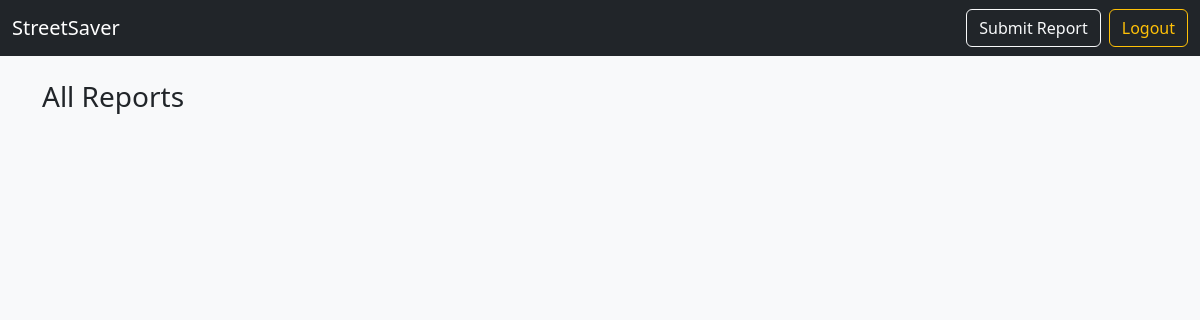
Page / (signed in) on the earlier database version.
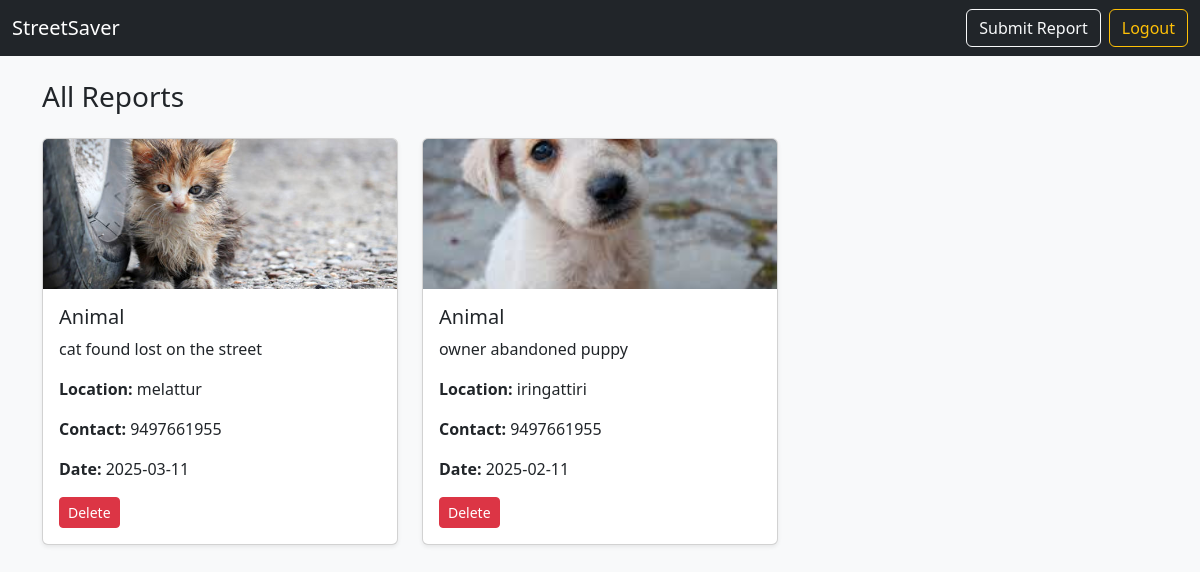
Same page on the later database version.
### app.py (models this page shows)
class Report(db.Model):
    id = db.Column(db.Integer, primary_key=True)
    category = db.Column(db.String(100))
    description = db.Column(db.Text)
    location = db.Column(db.String(200))
    contact = db.Column(db.String(20))
    date = db.Column(db.String(50))
    image = db.Column(db.String(200))
    user_id = db.Column(db.Integer, db.ForeignKey('user.id'))

### app.py (the view)
@app.route('/')
def index():
    if 'user_id' in session:
        reports = Report.query.all()
        return render_template('home.html', reports=reports, logged_in=True)
    return redirect(url_for('login'))

### templates/home.html (shortened to what this page needs)
<!DOCTYPE html>
<html lang="en">
<head>
    <link href="https://cdn.jsdelivr.net/npm/bootstrap@5.3.0/dist/css/bootstrap.min.css" rel="stylesheet">
</head>
<body class="bg-light">
<nav class="navbar navbar-expand-lg navbar-dark bg-dark">
    <div class="container-fluid">
        <a class="navbar-brand" href="#">StreetSaver</a>
        <div class="d-flex">
            {% if logged_in %}
                <a href="{{ url_for('submit') }}" class="btn btn-outline-light me-2">Submit Report</a>
                <a href="{{ url_for('logout') }}" class="btn btn-outline-warning">Logout</a>
            {% endif %}
        </div>
    </div>
</nav>
<div class="container mt-4">
    <h3 class="mb-4">All Reports</h3>
    <div class="row">
        {% for report in reports %}
        <div class="col-md-4 mb-4">
            <div class="card shadow-sm">
                {% if report.image %}
                <img src="{{ url_for('static', filename='uploads/' + report.image) }}" class="card-img-top report-img" alt="Report Image">
                {% endif %}
                <div class="card-body">
                    <h5 class="card-title">{{ report.category }}</h5>
                    <p class="card-text">{{ report.description }}</p>
                    <p><strong>Location:</strong> {{ report.location }}</p>
                    <p><strong>Contact:</strong> {{ report.contact }}</p>
                    <p><strong>Date:</strong> {{ report.date }}</p>
                    {% if session['user_id'] == report.user_id %}
                        <button class="btn btn-danger btn-sm" data-bs-toggle="modal" data-bs-target="#confirmDelete{{ report.id }}">Delete</button>
                    {% endif %}
                </div>
            </div>
        </div>
        {% endfor %}
    </div>
</div>
</body>
</html>

### templates/home.html (style rules this page uses)
.report-img { max-height: 150px; object-fit: cover; }

Differences in the rows shown:
added Report: image (picture), category "Animal", description "cat found lost on the street", location "melattur", contact "9497661955", date "2025-03-11"
added Report: image (picture), category "Animal", description "owner abandoned puppy", location "iringattiri", contact "9497661955", date "2025-02-11"
